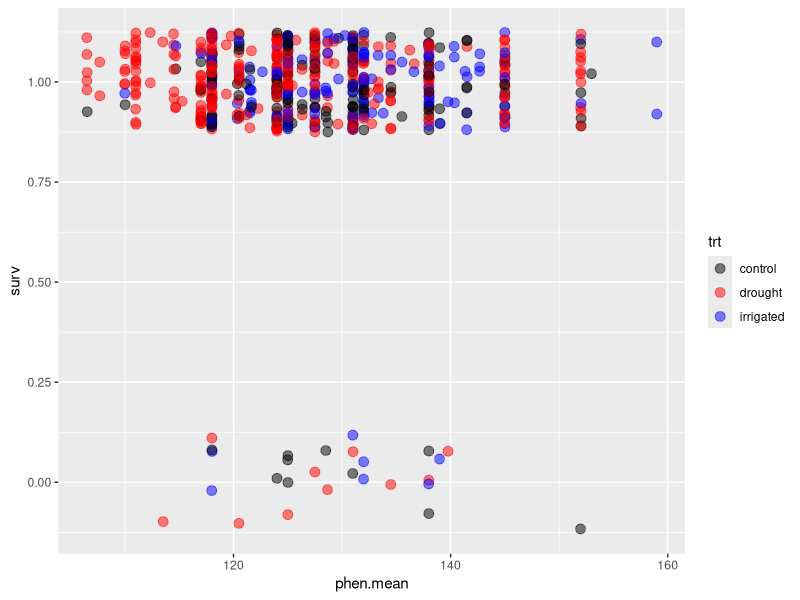
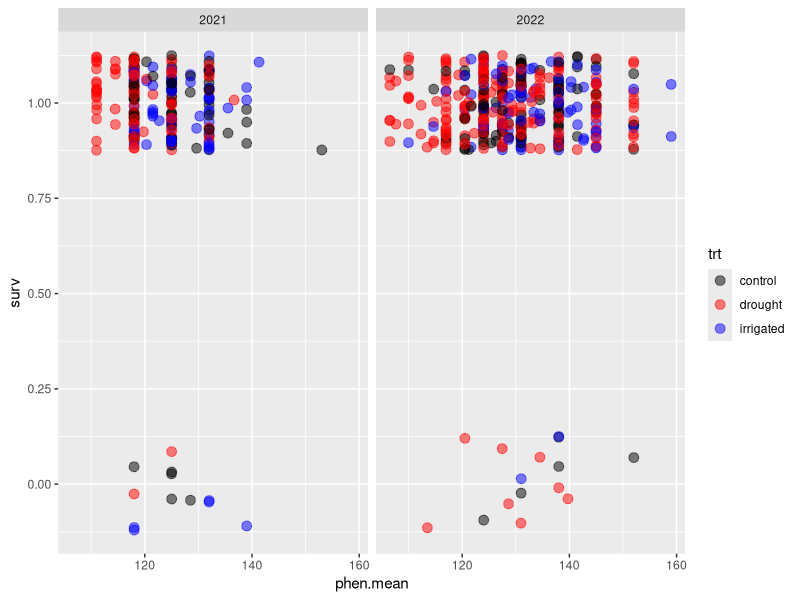
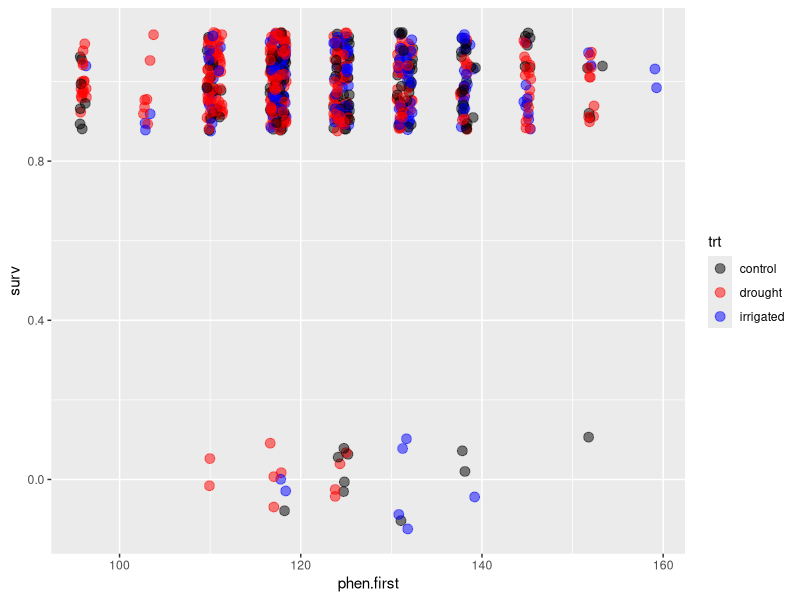
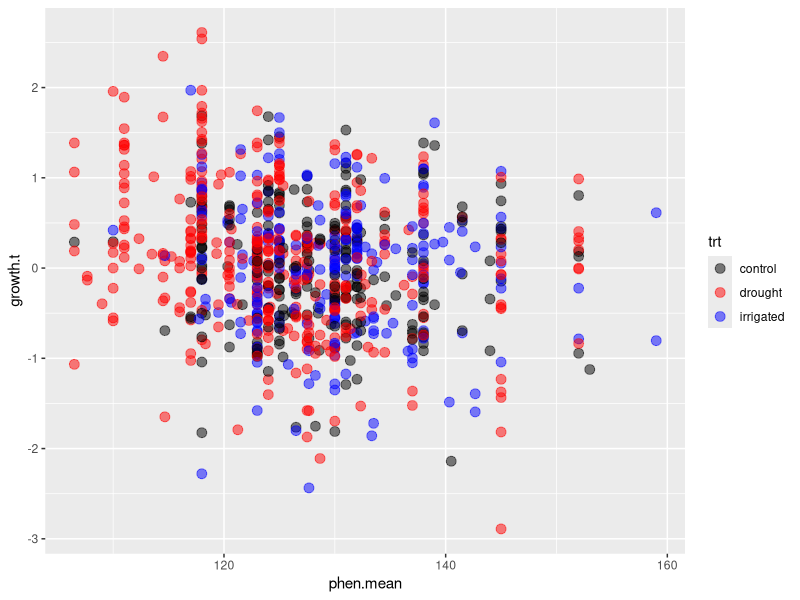
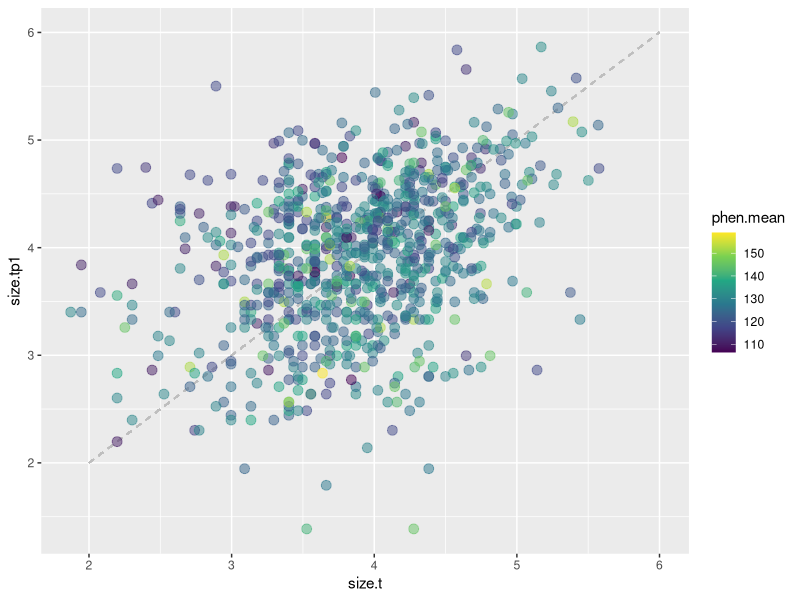
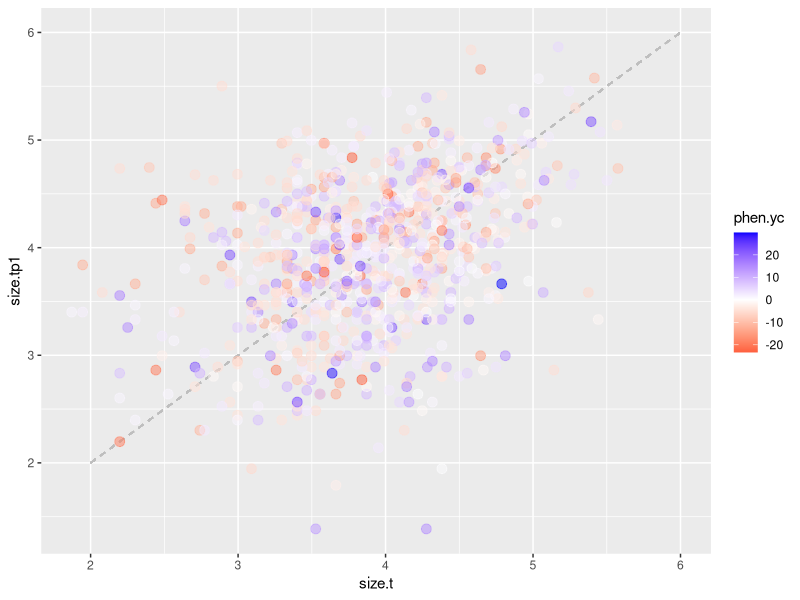
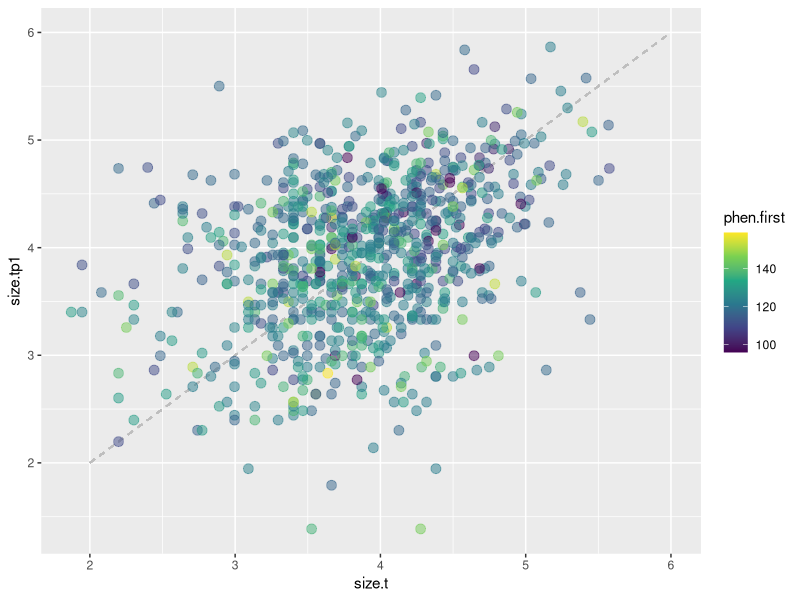
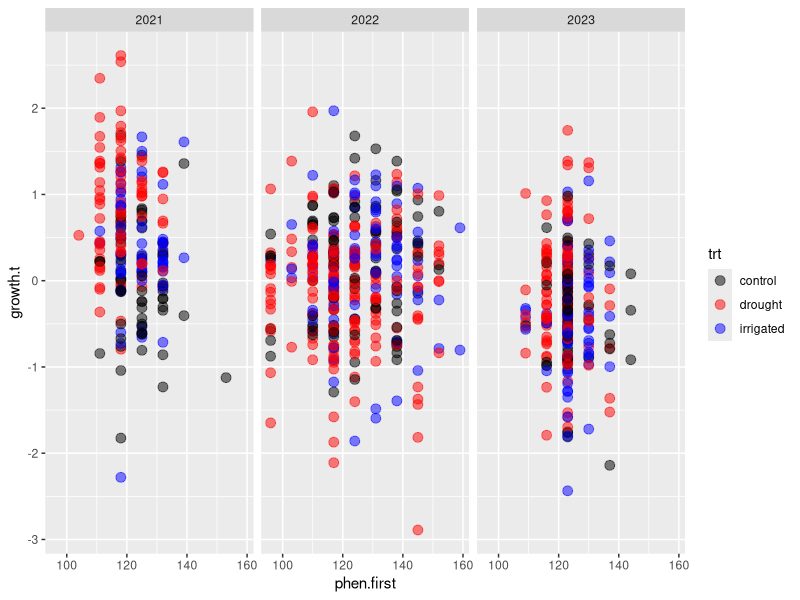

Write R code to recreate these figures, in order.
# Script testing for trade-offs in phenology
# - Effects on subsq year's survival
# - Effects on subsq year's growth
# - Effects on subsq year's flowering, seed set

# ---------------------------------------------
# Setup, data processing, etc.

library(ggplot2)
library(dplyr)
library(tidyr)
library(glmmTMB)

rm(list = ls())

# Read in data
all.data = read.csv('01_data_cleaning/out/demo_phen_seed_2016-2024_final.csv') %>%
  # Merge in treatment levels
  merge(read.csv('00_raw_data/plot_treatments.csv'), by.x = 'Plot', by.y = 'plot') %>%
  # We will only have records in 2021 or later
  filter(Year > 2020) %>%
  # Want only one record per plant
  distinct(plantid, Year, .keep_all = TRUE)

head(all.data)
nrow(all.data)

# Scrape out mean budding dates
phen = all.data %>%
  filter(in.phen) %>%
  separate_wider_delim(phen.julis, names = paste0('uu', 1:12), delim = ';', too_few = 'align_start') %>%
  pivot_longer(starts_with('uu'), names_to = 'umbel.number', values_to = 'phen.julian') %>%
  filter(!is.na(phen.julian)) %>%
  mutate(phen.julian = as.numeric(gsub('\\s', '', phen.julian))) %>%
  group_by(plantid, Year, No.leaves, Leaf.length, phen.umbels) %>%
  summarise(
    phen.mean = mean(phen.julian),
    # analysis of sd - probably will want bessel correction
    phen.sd = sd(phen.julian),
    # absolute first date of budding
    phen.first = min(phen.julian)
  ) %>%
  ungroup()

# Merge phen with next year's data
phen.subsq.demo = merge(
  # Phenology + demo in year t
  phen %>% 
    rename(No.umbels = phen.umbels) %>% 
    mutate(size = log(No.leaves * Leaf.length)) %>%
    select(-c(No.leaves, Leaf.length)),
  # Demo in year t+1
  all.data %>% 
    # Give me only demo records
    filter(in.demo) %>%
    select(Plot, plantid, year.tp1 = Year, No.leaves, Leaf.length, No.umbels, surv, trt) %>%
    mutate(year.t = year.tp1 - 1) %>%
    mutate(size = log(No.leaves * Leaf.length)) %>%
    select(-c(No.leaves, Leaf.length)),
  by.x = c('plantid', 'Year'), by.y = c('plantid', 'year.t'), suffixes = c('.t', '.tp1')
)

head(phen.subsq.demo)

# Get a data frame with growths only (looking for growth trade-offs)
phen.subsq.grow = phen.subsq.demo %>% 
  filter(surv, !is.na(size.t), !is.na(size.tp1)) %>%
  mutate(
    phen.mean.c = phen.mean - round(mean(phen.mean)),
    phen.first.c = phen.first - round(mean(phen.first))
  ) %>%
  group_by(Year = factor(Year)) %>%
  mutate(
    phen.mean.yc = phen.mean - round(mean(phen.mean)),
    phen.first.yc = phen.first - round(mean(phen.first))
  ) %>%
  ungroup()

# Getting rid of 2023-2024 (survival can't be safely estimated)
phen.subsq.surv = phen.subsq.demo %>% 
  filter(Year < 2023) %>%
  mutate(
    phen.mean.c = phen.mean - round(mean(phen.mean)),
    phen.first.c = phen.first - round(mean(phen.first))
  ) %>%
  group_by(Year) %>%
  mutate(
    phen.mean.yc = phen.mean - round(mean(phen.mean)),
    phen.first.yc = phen.first - round(mean(phen.first))
  ) %>%
  ungroup()
  
# ---------------------------------------------
# Do some visuals

# Flowering phenology against survival
phen.subsq.surv %>%
  mutate(surv = as.numeric(surv)) %>%
  ggplot(aes(x = phen.mean, y = surv)) +
  geom_point(
    aes(colour = trt),
    size = 3, position = position_jitter(height = .125), alpha = 0.5
  ) +
  scale_colour_manual(values = c('black', 'red', 'blue'))

phen.subsq.surv %>%
  mutate(surv = as.numeric(surv)) %>%
  ggplot(aes(x = phen.mean, y = surv)) +
  geom_point(
    aes(colour = trt),
    size = 3, position = position_jitter(height = .125), alpha = 0.5
  ) +
  scale_colour_manual(values = c('black', 'red', 'blue')) +
  facet_wrap(~ Year)

phen.subsq.surv %>%
  mutate(surv = as.numeric(surv)) %>%
  ggplot(aes(x = phen.first, y = surv)) +
  geom_point(
    aes(colour = trt),
    size = 3, position = position_jitter(height = .125), alpha = 0.5
  ) +
  scale_colour_manual(values = c('black', 'red', 'blue'))
# Also seems unlikely that anything will happen here.

# I don't think anything interesting will happen here

# Flowering phenology against growth
phen.subsq.grow %>%
  mutate(growth.t = size.tp1 - size.t) %>%
  ggplot(aes(x = phen.mean, y = growth.t)) +
  geom_point(aes(colour = trt), size = 3, alpha = 0.5) +
  scale_colour_manual(values = c('black', 'red', 'blue'))
# That definitely looks like it could be a negative relationship
# (may just be treatment effect, prior size effect, etc.)

phen.subsq.grow %>%
  ggplot(aes(x = size.t, y = size.tp1)) +
  geom_segment(aes(x = 2, xend = 6, y = 2, yend = 6), colour = 'gray', linetype = 2) +
  geom_point(aes(colour = phen.mean), size = 3, alpha = 0.5) +
  scale_colour_viridis_c()

# huh this actually is much closer to the 1-1 line than the typical growth kernel...

phen.subsq.grow %>%
  group_by(Year) %>%
  mutate(phen.yc = phen.mean - mean(phen.mean)) %>%
  ungroup() %>%
  ggplot(aes(x = size.t, y = size.tp1)) +
  geom_segment(aes(x = 2, xend = 6, y = 2, yend = 6), colour = 'gray', linetype = 2) +
  geom_point(aes(colour = phen.yc), size = 3, alpha = 0.5) +
  scale_colour_gradient2(low = 'red', high = 'blue', mid = 'white', midpoint = 0)
# ehh... there might be a slight association with earlier mean flowering

phen.subsq.grow %>%
  ggplot(aes(x = size.t, y = size.tp1)) +
  geom_segment(aes(x = 2, xend = 6, y = 2, yend = 6), colour = 'gray', linetype = 2) +
  geom_point(aes(colour = phen.first), size = 3, alpha = 0.5) +
  scale_colour_viridis_c()

phen.subsq.grow %>%
  mutate(growth.t = size.tp1 - size.t) %>%
  ggplot(aes(x = phen.first, y = growth.t)) +
  geom_point(aes(colour = trt), size = 3, alpha = 0.5) +
  scale_colour_manual(values = c('black', 'red', 'blue')) +
  facet_wrap(~ Year)
# ah this looks slightly different...
# there does look like there's a slight effect in 2021?
# but this could also just be a treatment effect.
# we will soon see...

# ---------------------------------------------
# Fit some models

### Survival models

s_0 = glmmTMB(
  surv ~ (1 | Plot),
  family = 'binomial',
  data = phen.subsq.surv
)

s_p = glmmTMB(
  surv ~ phen.mean.c + (1 | Plot),
  family = 'binomial',
  data = phen.subsq.surv
)

s_p2 = glmmTMB(
  surv ~ poly(phen.mean.c, 2) + (1 | Plot),
  family = 'binomial',
  data = phen.subsq.surv
)

s_py = glmmTMB(
  surv ~ phen.mean.yc + (1 | Plot),
  family = 'binomial',
  data = phen.subsq.surv
)

s_py2 = glmmTMB(
  surv ~ poly(phen.mean.yc, 2) + (1 | Plot),
  family = 'binomial',
  data = phen.subsq.surv
)

AIC(s_0, s_p, s_p2, s_py, s_py2) %>% mutate(daic = round(AIC - min(AIC), 2))
# Yep - no phen effects of mean bud date on survival

s_p = glmmTMB(
  surv ~ phen.first.c + (1 | Plot),
  family = 'binomial',
  data = phen.subsq.surv
)

s_p2 = glmmTMB(
  surv ~ poly(phen.first.c, 2) + (1 | Plot),
  family = 'binomial',
  data = phen.subsq.surv
)

s_py = glmmTMB(
  surv ~ phen.first.yc + (1 | Plot),
  family = 'binomial',
  data = phen.subsq.surv
)

s_py2 = glmmTMB(
  surv ~ poly(phen.first.yc, 2) + (1 | Plot),
  family = 'binomial',
  data = phen.subsq.surv
)

AIC(s_0, s_p, s_p2, s_py, s_py2) %>% mutate(daic = round(AIC - min(AIC), 2))
# same result when considering first bud date

### Growth

g_0a = glmmTMB(
  size.tp1 ~ size.t + Year + (1 | Plot / plantid),
  data = phen.subsq.grow
)

g_0b = glmmTMB(
  size.tp1 ~ size.t * Year + (1 | Plot / plantid),
  data = phen.subsq.grow
)

AIC(g_0a, g_0b)
# Okay - null model will have size-year interaction (different slopes for each year)

# Treatment effects if they are here
g_t = glmmTMB(
  size.tp1 ~ size.t * Year + trt + (1 | Plot / plantid),
  data = phen.subsq.grow
)

g_ty = glmmTMB(
  size.tp1 ~ size.t * Year + trt * Year + (1 | Plot / plantid),
  data = phen.subsq.grow
)

g_t.sy = glmmTMB(
  size.tp1 ~ size.t * Year + trt * size.t + (1 | Plot / plantid),
  data = phen.subsq.grow
)

AIC(g_t, g_ty, g_t.sy)
# Treatment-year effect pretty obvious
# (that AIC on the last one - yikes!)

summary(g_ty)
# Residual plot vs. phen
phen.subsq.grow %>%
  mutate(r = residuals(g_ty)) %>%
  pivot_longer(
    c(phen.mean.c, phen.first.c, phen.mean.yc, phen.first.yc),
    names_to = 'measure', values_to = 'date.c'
  ) %>%
  ggplot(aes(x = date.c, y = r, colour = trt)) +
  geom_point(size = 3, alpha = 0.5) +
  scale_colour_manual(values = c('black', 'red', 'blue')) +
  facet_wrap(~ measure)
# Seems unlikely... we'll see though
# Definitely not seeing any treatment effects though.

# Okay. Now look at phenology

g_m = glmmTMB(
  size.tp1 ~ size.t * Year + trt * Year + phen.mean.c + (1 | Plot / plantid),
  data = phen.subsq.grow
)

g_m2 = glmmTMB(
  size.tp1 ~ size.t * Year + trt * Year + poly(phen.mean.c, 2) + (1 | Plot / plantid),
  data = phen.subsq.grow
)

g_my = glmmTMB(
  size.tp1 ~ size.t * Year + trt * Year + phen.mean.yc + (1 | Plot / plantid),
  data = phen.subsq.grow
)

g_my2 = glmmTMB(
  size.tp1 ~ size.t * Year + trt * Year + poly(phen.mean.yc, 2) + (1 | Plot / plantid),
  data = phen.subsq.grow
)

AIC(g_ty, g_m, g_m2, g_my, g_my2)
# hmm...
# well at least there's no polynomial effect
# the year-centered means and overall means have the same effect.

# let's also try the first bud date just for comparison

g_f = glmmTMB(
  size.tp1 ~ size.t * Year + trt * Year + phen.first.c + (1 | Plot / plantid),
  data = phen.subsq.grow
)

g_f2 = glmmTMB(
  size.tp1 ~ size.t * Year + trt * Year + poly(phen.first.c, 2) + (1 | Plot / plantid),
  data = phen.subsq.grow
)

g_fy = glmmTMB(
  size.tp1 ~ size.t * Year + trt * Year + phen.first.yc + (1 | Plot / plantid),
  data = phen.subsq.grow
)

g_fy2 = glmmTMB(
  size.tp1 ~ size.t * Year + trt * Year + poly(phen.first.yc, 2) + (1 | Plot / plantid),
  data = phen.subsq.grow
)

AIC(g_ty, g_f, g_f2, g_fy, g_fy2) %>% mutate(daic = round(AIC - min(AIC), 2))
# performs just slightly worse

# Okay so there *is* a phen effect

summary(g_m)
# it is negative... but it is incredibly small lmao
# one day of later flying causes a decrease in growth of <.01

# Look at another residual plot
phen.subsq.grow %>%
  mutate(r = residuals(g_m)) %>%
  ggplot(aes(x = trt, y = r)) +
  geom_point(size = 3, position = position_jitter(width = 1/4))
# seems unlikely

g_my = glmmTMB(
  size.tp1 ~ size.t * Year + trt * Year + phen.mean.c * Year + (1 | Plot / plantid),
  data = phen.subsq.grow
)

g_mt = glmmTMB(
  size.tp1 ~ size.t * Year + trt * Year + phen.mean.c * trt + (1 | Plot / plantid),
  data = phen.subsq.grow
)

g_ms = glmmTMB(
  size.tp1 ~ size.t * Year + trt * Year + phen.mean.c * size.t + (1 | Plot / plantid),
  data = phen.subsq.grow
)

AIC(g_my, g_mt, g_ms, g_m)
# phew... these models suck

# Okay so there is a very small growth trade-off to budding later

### AOV-style partitioning of variance in bud date?
# note - only four years... lots of uncertainty in that year-variance estimate...

phen.plot = phen %>% 
  mutate(tagplot = gsub('\\.[0-9]{1,2}[A-Z]', '', plantid)) %>%
  separate(tagplot, into = c('tag', 'plot'), sep = '_') %>%
  merge(read.csv('00_raw_data/plot_treatments.csv'))

v_0 = glmmTMB(
  phen.mean ~ trt + (1 | plot) + (1 | Year),
  data = phen.plot
)

summary(v_0)

v_i = glmmTMB(
  phen.mean ~ trt + (1 | plot / plantid) + (1 | Year),
  data = phen.plot
)

AIC(v_i, v_0)
# I mean... yeah. to be expected

# Breakdown of variance
summary(v_i)
# variance (within a plant) cut down by ~25%
